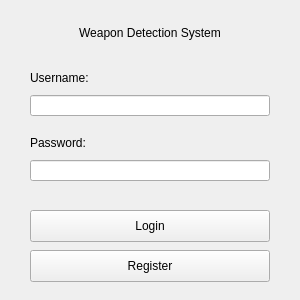
<?xml version="1.0" encoding="UTF-8"?>
<ui version="4.0">
 <class>MainWindow</class>
 <widget class="QMainWindow" name="MainWindow">
  <property name="geometry">
   <rect>
    <x>0</x>
    <y>0</y>
    <width>300</width>
    <height>300</height>
   </rect>
  </property>
  <property name="minimumSize">
   <size>
    <width>300</width>
    <height>300</height>
   </size>
  </property>
  <property name="maximumSize">
   <size>
    <width>300</width>
    <height>300</height>
   </size>
  </property>
  <property name="windowTitle">
   <string>Weapon Detection System</string>
  </property>
  <widget class="QWidget" name="centralwidget">
   <property name="enabled">
    <bool>true</bool>
   </property>
   <property name="minimumSize">
    <size>
     <width>0</width>
     <height>0</height>
    </size>
   </property>
   <property name="maximumSize">
    <size>
     <width>400</width>
     <height>400</height>
    </size>
   </property>
   <widget class="QLabel" name="label_weapon_detection">
    <property name="geometry">
     <rect>
      <x>50</x>
      <y>25</y>
      <width>200</width>
      <height>16</height>
     </rect>
    </property>
    <property name="text">
     <string>Weapon Detection System</string>
    </property>
    <property name="alignment">
     <set>Qt::AlignCenter</set>
    </property>
    <property name="wordWrap">
     <bool>false</bool>
    </property>
   </widget>
   <widget class="QPushButton" name="register_button">
    <property name="geometry">
     <rect>
      <x>30</x>
      <y>250</y>
      <width>240</width>
      <height>32</height>
     </rect>
    </property>
    <property name="text">
     <string>Register</string>
    </property>
   </widget>
   <widget class="QPushButton" name="login_button">
    <property name="geometry">
     <rect>
      <x>30</x>
      <y>210</y>
      <width>240</width>
      <height>32</height>
     </rect>
    </property>
    <property name="text">
     <string>Login</string>
    </property>
   </widget>
   <widget class="QLabel" name="label_password">
    <property name="geometry">
     <rect>
      <x>30</x>
      <y>135</y>
      <width>64</width>
      <height>16</height>
     </rect>
    </property>
    <property name="text">
     <string>Password:</string>
    </property>
   </widget>
   <widget class="QLineEdit" name="password_input">
    <property name="geometry">
     <rect>
      <x>30</x>
      <y>160</y>
      <width>240</width>
      <height>21</height>
     </rect>
    </property>
    <property name="echoMode">
     <enum>QLineEdit::Password</enum>
    </property>
   </widget>
   <widget class="QLabel" name="label_username">
    <property name="geometry">
     <rect>
      <x>30</x>
      <y>70</y>
      <width>66</width>
      <height>16</height>
     </rect>
    </property>
    <property name="sizePolicy">
     <sizepolicy hsizetype="Fixed" vsizetype="Preferred">
      <horstretch>0</horstretch>
      <verstretch>0</verstretch>
     </sizepolicy>
    </property>
    <property name="text">
     <string>Username:</string>
    </property>
   </widget>
   <widget class="QLineEdit" name="username_input">
    <property name="geometry">
     <rect>
      <x>30</x>
      <y>95</y>
      <width>240</width>
      <height>21</height>
     </rect>
    </property>
    <property name="sizePolicy">
     <sizepolicy hsizetype="Expanding" vsizetype="Fixed">
      <horstretch>0</horstretch>
      <verstretch>0</verstretch>
     </sizepolicy>
    </property>
   </widget>
  </widget>
 </widget>
 <resources/>
 <connections/>
</ui>
